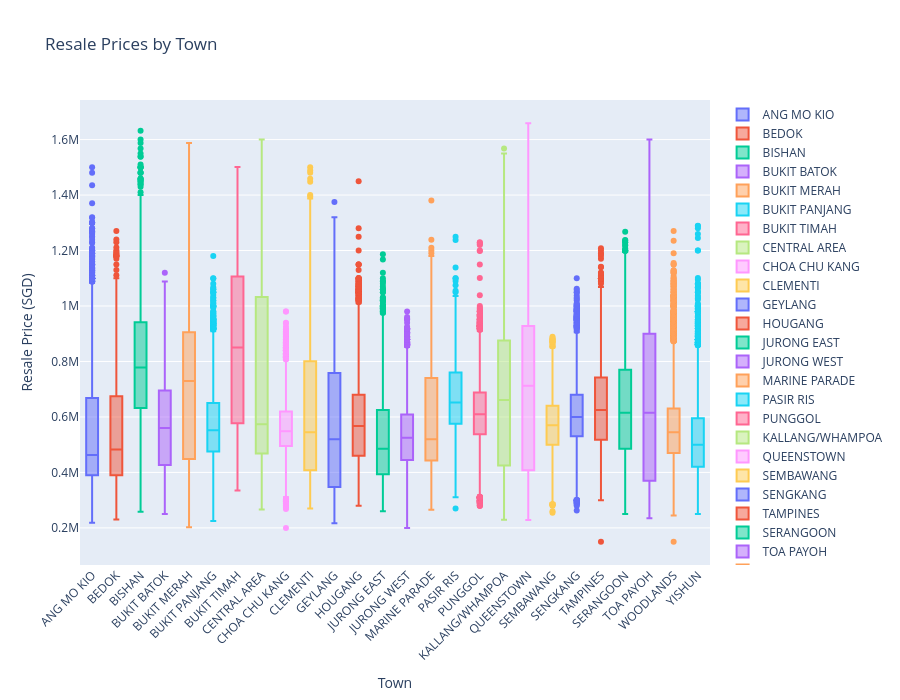

The notebook cell this image was saved under:
### Code cell
## Understanding the Resale Prices by Town
fig = plotly.graph_objects.Figure()
for t in df['town'].unique():
    fig.add_trace(plotly.graph_objects.Box(
        y=df.loc[df['town'] == t, 'resale_price'],
        name=t,
        boxpoints='outliers'
    ))

fig.update_layout(
    title="Resale Prices by Town",
    xaxis_title="Town",
    yaxis_title="Resale Price (SGD)",
    xaxis_tickangle=-45,
    height=700
)

fig.show()

### Figure 1 — Plotly figure (JSON) as saved in the notebook; plotly's stock layout.template omitted (floating-point values rounded to 4 significant figures; data arrays with more than 128 entries replaced by an {"elided": "..."} marker saying what was removed)
{"data": [{"boxpoints": "outliers", "name": "ANG MO KIO", "type": "box", "y": {"elided": "4111 float values"}}, {"boxpoints": "outliers", "name": "BEDOK", "type": "box", "y": {"elided": "5203 float values"}}, {"boxpoints": "outliers", "name": "BISHAN", "type": "box", "y": {"elided": "1604 float values"}}, {"boxpoints": "outliers", "name": "BUKIT BATOK", "type": "box", "y": {"elided": "5330 float values"}}, {"boxpoints": "outliers", "name": "BUKIT MERAH", "type": "box", "y": {"elided": "3928 float values"}}, {"boxpoints": "outliers", "name": "BUKIT PANJANG", "type": "box", "y": {"elided": "3386 float values"}}, {"boxpoints": "outliers", "name": "BUKIT TIMAH", "type": "box", "y": {"elided": "224 float values"}}, {"boxpoints": "outliers", "name": "CENTRAL AREA", "type": "box", "y": {"elided": "758 float values"}}, {"boxpoints": "outliers", "name": "CHOA CHU KANG", "type": "box", "y": {"elided": "4858 float values"}}, {"boxpoints": "outliers", "name": "CLEMENTI", "type": "box", "y": {"elided": "2283 float values"}}, {"boxpoints": "outliers", "name": "GEYLANG", "type": "box", "y": {"elided": "2622 float values"}}, {"boxpoints": "outliers", "name": "HOUGANG", "type": "box", "y": {"elided": "5514 float values"}}, {"boxpoints": "outliers", "name": "JURONG EAST", "type": "box", "y": {"elided": "2002 float values"}}, {"boxpoints": "outliers", "name": "JURONG WEST", "type": "box", "y": {"elided": "6771 float values"}}, {"boxpoints": "outliers", "name": "MARINE PARADE", "type": "box", "y": {"elided": "641 float values"}}, {"boxpoints": "outliers", "name": "PASIR RIS", "type": "box", "y": {"elided": "2763 float values"}}, {"boxpoints": "outliers", "name": "PUNGGOL", "type": "box", "y": {"elided": "7653 float values"}}, {"boxpoints": "outliers", "name": "KALLANG/WHAMPOA", "type": "box", "y": {"elided": "3427 float values"}}, {"boxpoints": "outliers", "name": "QUEENSTOWN", "type": "box", "y": {"elided": "2657 float values"}}, {"boxpoints": "outliers", "name": "SEMBAWANG", "type": "box", "y": {"elided": "3991 float values"}}, {"boxpoints": "outliers", "name": "SENGKANG", "type": "box", "y": {"elided": "8278 float values"}}, {"boxpoints": "outliers", "name": "TAMPINES", "type": "box", "y": {"elided": "7224 float values"}}, {"boxpoints": "outliers", "name": "SERANGOON", "type": "box", "y": {"elided": "1690 float values"}}, {"boxpoints": "outliers", "name": "TOA PAYOH", "type": "box", "y": {"elided": "3439 float values"}}, {"boxpoints": "outliers", "name": "WOODLANDS", "type": "box", "y": {"elided": "7722 float values"}}, {"boxpoints": "outliers", "name": "YISHUN", "type": "box", "y": {"elided": "7367 float values"}}], "layout": {"height": 700, "title": {"text": "Resale Prices by Town"}, "xaxis": {"tickangle": -45, "title": {"text": "Town"}}, "yaxis": {"title": {"text": "Resale Price (SGD)"}}}}
